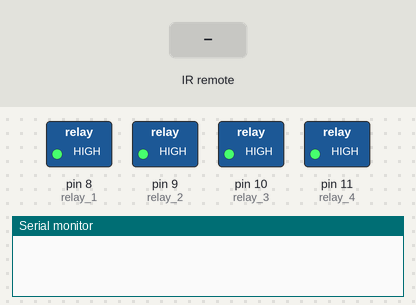
The sketch below on a simulated Arduino Uno, built with avr-gcc and run on an emulated ATmega328P. On the bench: switched loads named in the sketch (green lamp = pin HIGH), the last lines printed to the serial monitor. The test bench sets the inputs (shaded band).

Above: at 1.2 s.
1.3 s: infrared code 0xF7C03F received
At 2.4 s:
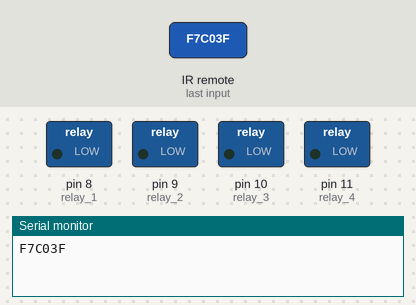
2.8 s: infrared code 0xF720DF received
At 3.5 s:
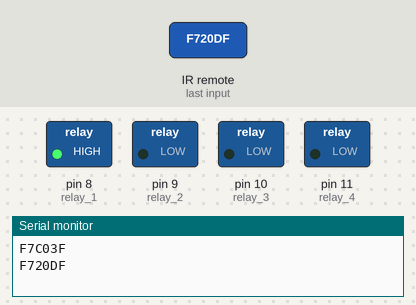
4.3 s: infrared code 0xF7A05F received
At 4.7 s:
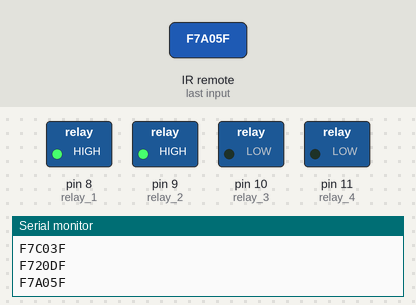
5.8 s: infrared code 0xF710EF received
At 7.0 s:
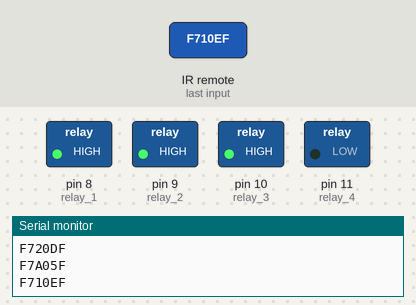
7.3 s: infrared code 0xF7906F received
At 8.2 s:
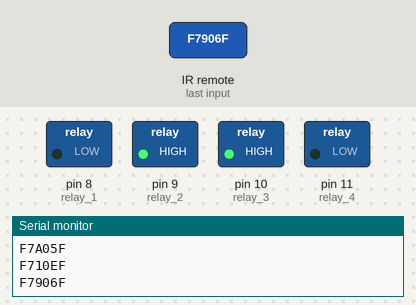
8.8 s: infrared code 0xF7B04F received
At 9.3 s:
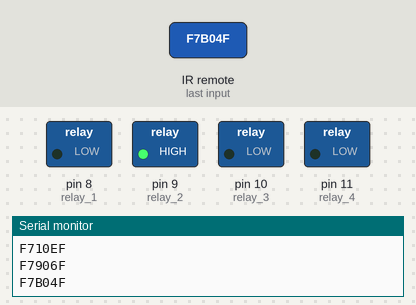
Timing chart, 0 to 11.3 s (numbered marks = the images above; inputs shaded):
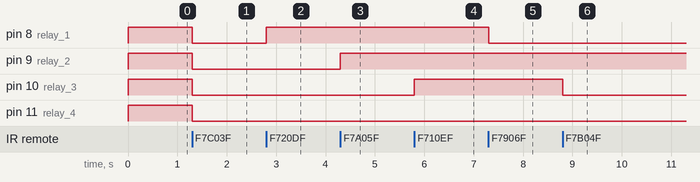

The sketch:

IR_leds___servo_motor.ino
```cpp
#include <IRremote.h>

#define relay_1 8
#define relay_2 9
#define relay_3 10
#define relay_4 11

#define Button_ON 0x7123
#define Button_OFF 0x1F58

#define Button_1 0x10
#define Button_2 0x810
#define Button_3 0x410
#define Button_4 0xC10
#define Button_5 0x210
#define Button_6 0xA10

#define Button_12 0xFD0
#define Button_11 0x910
#define Button_10 0x5D0
#define Button_9 0x110
#define Button_8 0xE10
#define Button_7 0x610

#define Button1_ON 0xF7C03F
#define Button1_OFF 0xF740BF

#define Button1_1 0xF720DF
#define Button1_2 0xF7A05F
#define Button1_3 0xF710EF
#define Button1_4 0xF7906F
#define Button1_5 0xF730CF
#define Button1_6 0xF7B04F

#define Button1_8 0xF78877
#define Button1_7 0xF708F7

const int RECV_PIN = 2;
uint32_t Previous;
// Define IR Receiver and Results Objects
IRrecv irrecv(RECV_PIN);
decode_results results;


void setup(){
    irrecv.enableIRIn();
    Serial.begin(9600);
    pinMode(relay_1, OUTPUT);
    digitalWrite(relay_1, HIGH);
    pinMode(relay_2, OUTPUT);
    digitalWrite(relay_2, HIGH);
    pinMode(relay_3, OUTPUT);
    digitalWrite(relay_3, HIGH);
    pinMode(relay_4, OUTPUT);
    digitalWrite(relay_4, HIGH);
}

void loop(){
  if (irrecv.decode(&results)){
    // Print Code in HEX
        Serial.println(results.value, HEX);
        irrecv.resume();
   if (results.value==0xFFFFFFFF) {
       results.value=Previous;
      }
     switch (results.value){
          case Button_1: digitalWrite(relay_1, HIGH); break;
          case Button_2: digitalWrite(relay_2, HIGH); break;
          case Button_3: digitalWrite(relay_3, HIGH); break;
          case Button_4: digitalWrite(relay_1, LOW); break;
          case Button_5: digitalWrite(relay_2, LOW); break;
          case Button_6: digitalWrite(relay_3, LOW); break;

          case Button_8: digitalWrite(relay_4, HIGH); break;
          case Button_7: digitalWrite(relay_4, LOW); break;

          case Button_OFF:{
            digitalWrite(relay_1, HIGH);
            digitalWrite(relay_2, HIGH);
            digitalWrite(relay_3, HIGH);
            digitalWrite(relay_4, HIGH);
            break;
          }
          case Button_ON:{
            digitalWrite(relay_1, LOW);
            digitalWrite(relay_2, LOW);
            digitalWrite(relay_3, LOW);
            digitalWrite(relay_4, LOW);
            break;
          }

          case Button1_1: digitalWrite(relay_1, HIGH); break;
          case Button1_2: digitalWrite(relay_2, HIGH); break;
          case Button1_3: digitalWrite(relay_3, HIGH); break;
          case Button1_4: digitalWrite(relay_1, LOW); break;
          case Button1_5: digitalWrite(relay_2, LOW); break;
          case Button1_6: digitalWrite(relay_3, LOW); break;

          case Button1_8: digitalWrite(relay_4, HIGH); break;
          case Button1_7: digitalWrite(relay_4, LOW); break;

          case Button1_OFF:{
            digitalWrite(relay_1, HIGH);
            digitalWrite(relay_2, HIGH);
            digitalWrite(relay_3, HIGH);
            digitalWrite(relay_4, HIGH);
            break;
          }
          case Button1_ON:{
            digitalWrite(relay_1, LOW);
            digitalWrite(relay_2, LOW);
            digitalWrite(relay_3, LOW);
            digitalWrite(relay_4, LOW);
            break;
          }
          }
       }
    }
```

Measured:
- after the input at 1.3 s, pin 8 (relay_1), pin 9 (relay_2), pin 10 (relay_3), pin 11 (relay_4): HIGH → LOW at once
- after the input at 2.8 s, pin 8 (relay_1): LOW → HIGH at once
- after the input at 4.3 s, pin 9 (relay_2): LOW → HIGH at once
- after the input at 5.8 s, pin 10 (relay_3): LOW → HIGH at once
- after the input at 7.3 s, pin 8 (relay_1): HIGH → LOW at once
- after the input at 8.8 s, pin 10 (relay_3): HIGH → LOW at once
